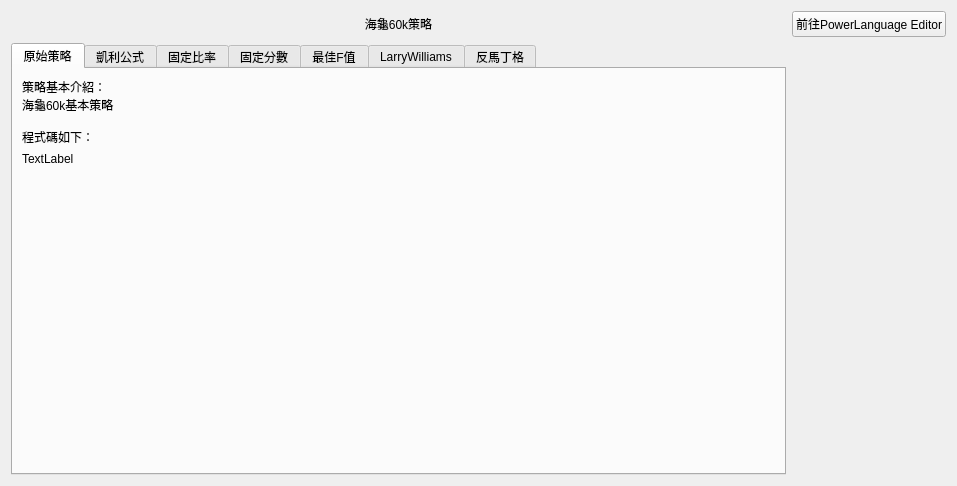
<?xml version="1.0" encoding="UTF-8"?>
<ui version="4.0">
 <class>Form</class>
 <widget class="QWidget" name="Form">
  <property name="geometry">
   <rect>
    <x>0</x>
    <y>0</y>
    <width>957</width>
    <height>486</height>
   </rect>
  </property>
  <property name="windowTitle">
   <string>Form</string>
  </property>
  <layout class="QGridLayout" name="gridLayout">
   <item row="1" column="0">
    <widget class="QTabWidget" name="tabWidget">
     <property name="currentIndex">
      <number>0</number>
     </property>
     <widget class="QWidget" name="tab">
      <attribute name="title">
       <string>原始策略</string>
      </attribute>
      <layout class="QGridLayout" name="gridLayout_3">
       <item row="1" column="0">
        <widget class="QLabel" name="label_5">
         <property name="text">
          <string>TextLabel</string>
         </property>
        </widget>
       </item>
       <item row="0" column="0">
        <widget class="QLabel" name="label_4">
         <property name="text">
          <string>策略基本介紹：
海龜60k基本策略

程式碼如下：</string>
         </property>
        </widget>
       </item>
       <item row="2" column="0">
        <spacer name="verticalSpacer_2">
         <property name="orientation">
          <enum>Qt::Vertical</enum>
         </property>
         <property name="sizeHint" stdset="0">
          <size>
           <width>20</width>
           <height>40</height>
          </size>
         </property>
        </spacer>
       </item>
      </layout>
     </widget>
     <widget class="QWidget" name="tab_2">
      <attribute name="title">
       <string>凱利公式</string>
      </attribute>
      <layout class="QGridLayout" name="gridLayout_4">
       <item row="0" column="0">
        <widget class="QLabel" name="label_6">
         <property name="text">
          <string>策略基本介紹：
海龜60k＋凱利公式

程式碼如下：</string>
         </property>
        </widget>
       </item>
       <item row="1" column="0">
        <widget class="QLabel" name="label_7">
         <property name="text">
          <string>TextLabel</string>
         </property>
        </widget>
       </item>
       <item row="2" column="0">
        <spacer name="verticalSpacer_3">
         <property name="orientation">
          <enum>Qt::Vertical</enum>
         </property>
         <property name="sizeHint" stdset="0">
          <size>
           <width>20</width>
           <height>40</height>
          </size>
         </property>
        </spacer>
       </item>
      </layout>
     </widget>
     <widget class="QWidget" name="tab_3">
      <attribute name="title">
       <string>固定比率</string>
      </attribute>
      <layout class="QGridLayout" name="gridLayout_5">
       <item row="0" column="0">
        <widget class="QLabel" name="label_8">
         <property name="text">
          <string>策略基本介紹：
海龜60k＋固定比率

程式碼如下：</string>
         </property>
        </widget>
       </item>
       <item row="1" column="0">
        <widget class="QLabel" name="label_9">
         <property name="text">
          <string>TextLabel</string>
         </property>
        </widget>
       </item>
       <item row="2" column="0">
        <spacer name="verticalSpacer_4">
         <property name="orientation">
          <enum>Qt::Vertical</enum>
         </property>
         <property name="sizeHint" stdset="0">
          <size>
           <width>20</width>
           <height>40</height>
          </size>
         </property>
        </spacer>
       </item>
      </layout>
     </widget>
     <widget class="QWidget" name="tab_4">
      <attribute name="title">
       <string>固定分數</string>
      </attribute>
      <layout class="QGridLayout" name="gridLayout_6">
       <item row="0" column="0">
        <widget class="QLabel" name="label_10">
         <property name="text">
          <string>策略基本介紹：
海龜60k＋固定分數

程式碼如下：</string>
         </property>
        </widget>
       </item>
       <item row="1" column="0">
        <widget class="QLabel" name="label_11">
         <property name="text">
          <string>TextLabel</string>
         </property>
        </widget>
       </item>
       <item row="2" column="0">
        <spacer name="verticalSpacer_5">
         <property name="orientation">
          <enum>Qt::Vertical</enum>
         </property>
         <property name="sizeHint" stdset="0">
          <size>
           <width>20</width>
           <height>40</height>
          </size>
         </property>
        </spacer>
       </item>
      </layout>
     </widget>
     <widget class="QWidget" name="tab_5">
      <attribute name="title">
       <string>最佳F值</string>
      </attribute>
      <layout class="QGridLayout" name="gridLayout_7">
       <item row="1" column="0">
        <widget class="QLabel" name="label_13">
         <property name="text">
          <string>TextLabel</string>
         </property>
        </widget>
       </item>
       <item row="0" column="0">
        <widget class="QLabel" name="label_12">
         <property name="text">
          <string>策略基本介紹：
海龜60k＋最佳F值

程式碼如下：</string>
         </property>
        </widget>
       </item>
       <item row="2" column="0">
        <spacer name="verticalSpacer_6">
         <property name="orientation">
          <enum>Qt::Vertical</enum>
         </property>
         <property name="sizeHint" stdset="0">
          <size>
           <width>20</width>
           <height>40</height>
          </size>
         </property>
        </spacer>
       </item>
      </layout>
     </widget>
     <widget class="QWidget" name="tab_6">
      <attribute name="title">
       <string>LarryWilliams</string>
      </attribute>
      <layout class="QGridLayout" name="gridLayout_8">
       <item row="0" column="0">
        <widget class="QLabel" name="label_14">
         <property name="text">
          <string>策略基本介紹：
海龜60k＋LarryWilliams

程式碼如下：</string>
         </property>
        </widget>
       </item>
       <item row="1" column="0">
        <widget class="QLabel" name="label_15">
         <property name="text">
          <string>TextLabel</string>
         </property>
        </widget>
       </item>
       <item row="2" column="0">
        <spacer name="verticalSpacer_7">
         <property name="orientation">
          <enum>Qt::Vertical</enum>
         </property>
         <property name="sizeHint" stdset="0">
          <size>
           <width>20</width>
           <height>40</height>
          </size>
         </property>
        </spacer>
       </item>
      </layout>
     </widget>
     <widget class="QWidget" name="tab_7">
      <attribute name="title">
       <string>反馬丁格</string>
      </attribute>
      <layout class="QGridLayout" name="gridLayout_2">
       <item row="0" column="0">
        <widget class="QLabel" name="label_2">
         <property name="text">
          <string>策略基本介紹：
海龜60k＋反馬丁格

程式碼如下：</string>
         </property>
        </widget>
       </item>
       <item row="1" column="0">
        <widget class="QLabel" name="label_3">
         <property name="text">
          <string>TextLabel</string>
         </property>
        </widget>
       </item>
       <item row="2" column="0">
        <spacer name="verticalSpacer">
         <property name="orientation">
          <enum>Qt::Vertical</enum>
         </property>
         <property name="sizeHint" stdset="0">
          <size>
           <width>20</width>
           <height>40</height>
          </size>
         </property>
        </spacer>
       </item>
      </layout>
     </widget>
    </widget>
   </item>
   <item row="0" column="0">
    <widget class="QLabel" name="label">
     <property name="text">
      <string>海龜60k策略</string>
     </property>
     <property name="alignment">
      <set>Qt::AlignCenter</set>
     </property>
    </widget>
   </item>
   <item row="0" column="1">
    <widget class="QPushButton" name="pushButton">
     <property name="text">
      <string>前往PowerLanguage Editor</string>
     </property>
    </widget>
   </item>
  </layout>
 </widget>
 <resources/>
 <connections/>
</ui>
